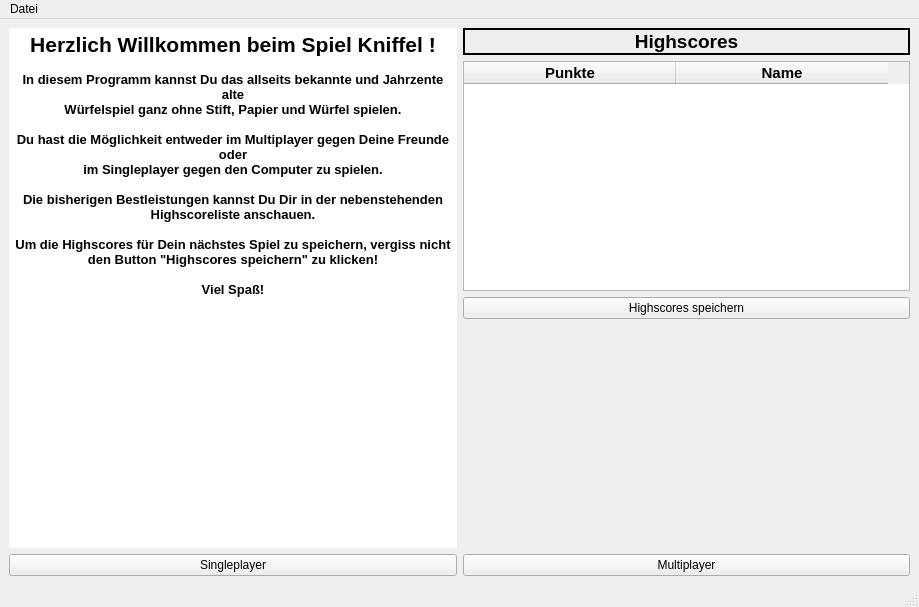
<?xml version="1.0" encoding="UTF-8"?>
<ui version="4.0">
 <class>MainWindow</class>
 <widget class="QMainWindow" name="MainWindow">
  <property name="geometry">
   <rect>
    <x>0</x>
    <y>0</y>
    <width>919</width>
    <height>607</height>
   </rect>
  </property>
  <property name="windowTitle">
   <string>MainWindow</string>
  </property>
  <widget class="QWidget" name="centralwidget">
   <layout class="QGridLayout" name="gridLayout">
    <item row="0" column="0" rowspan="4">
     <widget class="QTextBrowser" name="tBwelcomeText">
      <property name="frameShape">
       <enum>QFrame::NoFrame</enum>
      </property>
      <property name="html">
       <string>&lt;!DOCTYPE HTML PUBLIC &quot;-//W3C//DTD HTML 4.0//EN&quot; &quot;http://www.w3.org/TR/REC-html40/strict.dtd&quot;&gt;
&lt;html&gt;&lt;head&gt;&lt;meta name=&quot;qrichtext&quot; content=&quot;1&quot; /&gt;&lt;style type=&quot;text/css&quot;&gt;
p, li { white-space: pre-wrap; }
&lt;/style&gt;&lt;/head&gt;&lt;body style=&quot; font-family:'MS Shell Dlg 2'; font-size:8.25pt; font-weight:400; font-style:normal;&quot;&gt;
&lt;p align=&quot;center&quot; style=&quot; margin-top:0px; margin-bottom:0px; margin-left:0px; margin-right:0px; -qt-block-indent:0; text-indent:0px;&quot;&gt;&lt;span style=&quot; font-size:16pt; font-weight:600;&quot;&gt;Herzlich Willkommen beim Spiel Kniffel !&lt;/span&gt;&lt;/p&gt;
&lt;p align=&quot;center&quot; style=&quot;-qt-paragraph-type:empty; margin-top:0px; margin-bottom:0px; margin-left:0px; margin-right:0px; -qt-block-indent:0; text-indent:0px; font-size:10pt; font-weight:600;&quot;&gt;&lt;br /&gt;&lt;/p&gt;
&lt;p align=&quot;center&quot; style=&quot; margin-top:0px; margin-bottom:0px; margin-left:0px; margin-right:0px; -qt-block-indent:0; text-indent:0px;&quot;&gt;&lt;span style=&quot; font-size:10pt; font-weight:600;&quot;&gt;In diesem Programm kannst Du das allseits bekannte und Jahrzente alte&lt;/span&gt;&lt;/p&gt;
&lt;p align=&quot;center&quot; style=&quot; margin-top:0px; margin-bottom:0px; margin-left:0px; margin-right:0px; -qt-block-indent:0; text-indent:0px;&quot;&gt;&lt;span style=&quot; font-size:10pt; font-weight:600;&quot;&gt;Würfelspiel ganz ohne Stift, Papier und Würfel spielen.&lt;/span&gt;&lt;/p&gt;
&lt;p align=&quot;center&quot; style=&quot;-qt-paragraph-type:empty; margin-top:0px; margin-bottom:0px; margin-left:0px; margin-right:0px; -qt-block-indent:0; text-indent:0px; font-size:10pt; font-weight:600;&quot;&gt;&lt;br /&gt;&lt;/p&gt;
&lt;p align=&quot;center&quot; style=&quot; margin-top:0px; margin-bottom:0px; margin-left:0px; margin-right:0px; -qt-block-indent:0; text-indent:0px;&quot;&gt;&lt;span style=&quot; font-size:10pt; font-weight:600;&quot;&gt;Du hast die Möglichkeit entweder im Multiplayer gegen Deine Freunde oder&lt;/span&gt;&lt;/p&gt;
&lt;p align=&quot;center&quot; style=&quot; margin-top:0px; margin-bottom:0px; margin-left:0px; margin-right:0px; -qt-block-indent:0; text-indent:0px;&quot;&gt;&lt;span style=&quot; font-size:10pt; font-weight:600;&quot;&gt;im Singleplayer gegen den Computer zu spielen.&lt;/span&gt;&lt;/p&gt;
&lt;p align=&quot;center&quot; style=&quot;-qt-paragraph-type:empty; margin-top:0px; margin-bottom:0px; margin-left:0px; margin-right:0px; -qt-block-indent:0; text-indent:0px; font-size:10pt; font-weight:600;&quot;&gt;&lt;br /&gt;&lt;/p&gt;
&lt;p align=&quot;center&quot; style=&quot; margin-top:0px; margin-bottom:0px; margin-left:0px; margin-right:0px; -qt-block-indent:0; text-indent:0px;&quot;&gt;&lt;span style=&quot; font-size:10pt; font-weight:600;&quot;&gt;Die bisherigen Bestleistungen kannst Du Dir in der nebenstehenden Highscoreliste anschauen.&lt;/span&gt;&lt;/p&gt;
&lt;p align=&quot;center&quot; style=&quot;-qt-paragraph-type:empty; margin-top:0px; margin-bottom:0px; margin-left:0px; margin-right:0px; -qt-block-indent:0; text-indent:0px; font-size:10pt; font-weight:600;&quot;&gt;&lt;br /&gt;&lt;/p&gt;
&lt;p align=&quot;center&quot; style=&quot; margin-top:0px; margin-bottom:0px; margin-left:0px; margin-right:0px; -qt-block-indent:0; text-indent:0px;&quot;&gt;&lt;span style=&quot; font-size:10pt; font-weight:600;&quot;&gt;Um die Highscores für Dein nächstes Spiel zu speichern, vergiss nicht den Button &amp;quot;Highscores speichern&amp;quot; zu klicken!&lt;/span&gt;&lt;/p&gt;
&lt;p align=&quot;center&quot; style=&quot;-qt-paragraph-type:empty; margin-top:0px; margin-bottom:0px; margin-left:0px; margin-right:0px; -qt-block-indent:0; text-indent:0px; font-size:10pt; font-weight:600;&quot;&gt;&lt;br /&gt;&lt;/p&gt;
&lt;p align=&quot;center&quot; style=&quot; margin-top:0px; margin-bottom:0px; margin-left:0px; margin-right:0px; -qt-block-indent:0; text-indent:0px;&quot;&gt;&lt;span style=&quot; font-size:10pt; font-weight:600;&quot;&gt;Viel Spaß!&lt;/span&gt;&lt;/p&gt;
&lt;p align=&quot;center&quot; style=&quot;-qt-paragraph-type:empty; margin-top:0px; margin-bottom:0px; margin-left:0px; margin-right:0px; -qt-block-indent:0; text-indent:0px; font-size:10pt;&quot;&gt;&lt;br /&gt;&lt;/p&gt;&lt;/body&gt;&lt;/html&gt;</string>
      </property>
     </widget>
    </item>
    <item row="4" column="1">
     <widget class="QPushButton" name="pBmulti">
      <property name="text">
       <string>Multiplayer</string>
      </property>
     </widget>
    </item>
    <item row="4" column="0">
     <widget class="QPushButton" name="pBsingle">
      <property name="text">
       <string>Singleplayer</string>
      </property>
     </widget>
    </item>
    <item row="0" column="1">
     <widget class="QLabel" name="lBestenliste">
      <property name="font">
       <font>
        <pointsize>14</pointsize>
        <weight>75</weight>
        <bold>true</bold>
       </font>
      </property>
      <property name="frameShape">
       <enum>QFrame::WinPanel</enum>
      </property>
      <property name="text">
       <string>Highscores</string>
      </property>
      <property name="alignment">
       <set>Qt::AlignCenter</set>
      </property>
     </widget>
    </item>
    <item row="1" column="1">
     <widget class="QTableWidget" name="tW_Bestenliste">
      <property name="editTriggers">
       <set>QAbstractItemView::NoEditTriggers</set>
      </property>
      <attribute name="horizontalHeaderDefaultSectionSize">
       <number>212</number>
      </attribute>
      <column>
       <property name="text">
        <string>Punkte</string>
       </property>
       <property name="font">
        <font>
         <pointsize>11</pointsize>
         <weight>75</weight>
         <bold>true</bold>
        </font>
       </property>
       <property name="background">
        <color>
         <red>163</red>
         <green>163</green>
         <blue>163</blue>
        </color>
       </property>
      </column>
      <column>
       <property name="text">
        <string>Name</string>
       </property>
       <property name="font">
        <font>
         <pointsize>11</pointsize>
         <weight>75</weight>
         <bold>true</bold>
        </font>
       </property>
       <property name="background">
        <color>
         <red>163</red>
         <green>163</green>
         <blue>163</blue>
        </color>
       </property>
      </column>
     </widget>
    </item>
    <item row="3" column="1">
     <spacer name="verticalSpacer">
      <property name="orientation">
       <enum>Qt::Vertical</enum>
      </property>
      <property name="sizeHint" stdset="0">
       <size>
        <width>20</width>
        <height>40</height>
       </size>
      </property>
     </spacer>
    </item>
    <item row="2" column="1">
     <widget class="QPushButton" name="pBsaveScores">
      <property name="text">
       <string>Highscores speichern</string>
      </property>
     </widget>
    </item>
   </layout>
  </widget>
  <widget class="QMenuBar" name="menubar">
   <property name="geometry">
    <rect>
     <x>0</x>
     <y>0</y>
     <width>919</width>
     <height>20</height>
    </rect>
   </property>
   <widget class="QMenu" name="menuDatei">
    <property name="title">
     <string>Datei</string>
    </property>
    <addaction name="actionBeenden"/>
   </widget>
   <addaction name="menuDatei"/>
  </widget>
  <widget class="QStatusBar" name="statusbar"/>
  <action name="actionBeenden">
   <property name="text">
    <string>Beenden</string>
   </property>
  </action>
 </widget>
 <resources/>
 <connections/>
</ui>
